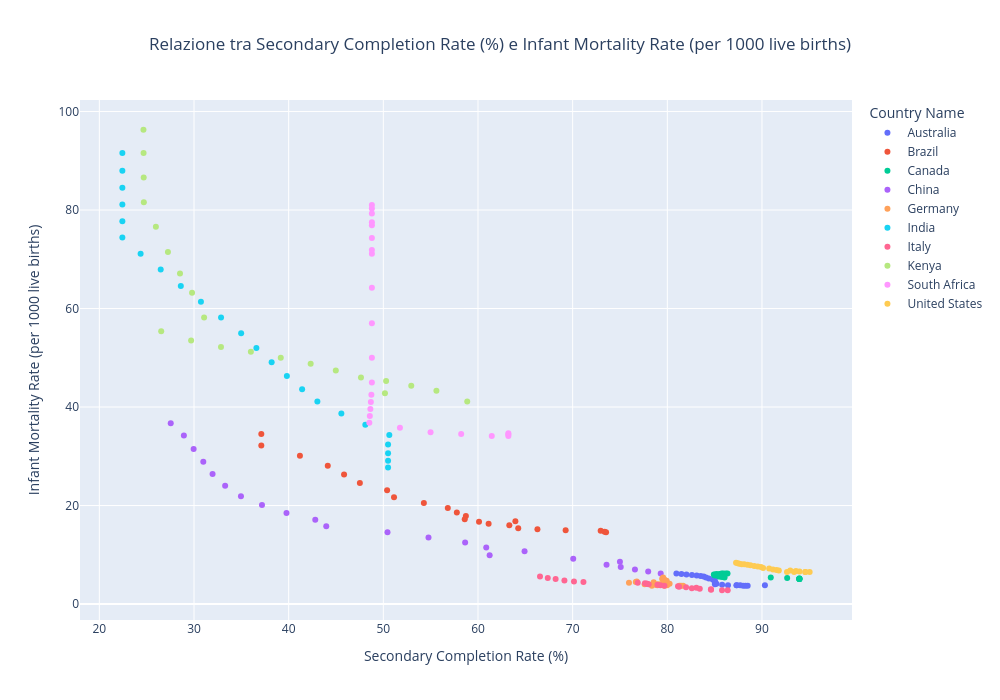

The code cell stored with this chart in its notebook:
### Code cell
# Relazione tra Secondary Completion e Infant Mortality
fig = plot_scatter_relationships(
    df,
    x_col='Secondary Completion Rate (%)',
    y_col='Infant Mortality Rate (per 1000 live births)',
    color_col='Country Name'
)
fig.show()

# Calcola correlazione (dovrebbe essere negativa)
corr = df['Secondary Completion Rate (%)'].corr(df['Infant Mortality Rate (per 1000 live births)'])
print(f"\nCorrelazione: {corr:.3f}")
print("(Correlazione negativa indica: più alta l'istruzione, più bassa la mortalità infantile)")

### Figure 1 — Plotly figure (JSON) as saved in the notebook; plotly's stock layout.template omitted (floating-point values rounded to 4 significant figures)
{"data": [{"customdata": [["Australia", 2000], ["Australia", 2001], ["Australia", 2002], ["Australia", 2003], ["Australia", 2004], ["Australia", 2005], ["Australia", 2006], ["Australia", 2007], ["Australia", 2008], ["Australia", 2009], ["Australia", 2010], ["Australia", 2011], ["Australia", 2012], ["Australia", 2013], ["Australia", 2014], ["Australia", 2015], ["Australia", 2016], ["Australia", 2017], ["Australia", 2018], ["Australia", 2019], ["Australia", 2020], ["Australia", 2021], ["Australia", 2022], ["Australia", 2023]], "hovertemplate": "Country Name=%{customdata[0]}<br>Secondary Completion Rate (%)=%{x}<br>Infant Mortality Rate (per 1000 live births)=%{y}<br>Year=%{customdata[1]}<extra></extra>", "legendgroup": "Australia", "marker": {"color": "#636efa", "symbol": "circle"}, "mode": "markers", "name": "Australia", "orientation": "v", "showlegend": true, "type": "scatter", "x": [80.96, 81.49, 82.02, 82.6, 83.1, 83.52, 83.84, 84.09, 84.39, 84.8, 85.02, 85.03, 85.02, 85.19, 85.03, 85.79, 87.3, 86.41, 90.31, 87.34, 87.7, 88.01, 88.25, 88.49], "xaxis": "x", "y": [6.2, 6.1, 6.0, 5.9, 5.8, 5.7, 5.6, 5.4, 5.2, 5.0, 4.8, 4.5, 4.3, 4.1, 4.0, 3.9, 3.8, 3.8, 3.8, 3.8, 3.8, 3.7, 3.7, 3.7], "yaxis": "y"}, {"customdata": [["Brazil", 2000], ["Brazil", 2001], ["Brazil", 2002], ["Brazil", 2003], ["Brazil", 2004], ["Brazil", 2005], ["Brazil", 2006], ["Brazil", 2007], ["Brazil", 2008], ["Brazil", 2009], ["Brazil", 2010], ["Brazil", 2011], ["Brazil", 2012], ["Brazil", 2013], ["Brazil", 2014], ["Brazil", 2015], ["Brazil", 2016], ["Brazil", 2017], ["Brazil", 2018], ["Brazil", 2019], ["Brazil", 2020], ["Brazil", 2021], ["Brazil", 2022]], "hovertemplate": "Country Name=%{customdata[0]}<br>Secondary Completion Rate (%)=%{x}<br>Infant Mortality Rate (per 1000 live births)=%{y}<br>Year=%{customdata[1]}<extra></extra>", "legendgroup": "Brazil", "marker": {"color": "#EF553B", "symbol": "circle"}, "mode": "markers", "name": "Brazil", "orientation": "v", "showlegend": true, "type": "scatter", "x": [37.11, 37.11, 41.19, 44.13, 45.85, 47.52, 50.4, 51.13, 54.28, 56.81, 57.77, 58.72, 58.6, 60.11, 61.12, 63.31, 63.95, 64.25, 66.28, 69.26, 72.96, 73.37, 73.53], "xaxis": "x", "y": [34.5, 32.2, 30.1, 28.1, 26.3, 24.6, 23.1, 21.7, 20.5, 19.5, 18.6, 17.9, 17.2, 16.7, 16.3, 16.0, 16.8, 15.4, 15.2, 15.0, 14.9, 14.7, 14.6], "yaxis": "y"}, {"customdata": [["Canada", 2000], ["Canada", 2001], ["Canada", 2002], ["Canada", 2003], ["Canada", 2004], ["Canada", 2005], ["Canada", 2006], ["Canada", 2007], ["Canada", 2008], ["Canada", 2009], ["Canada", 2010], ["Canada", 2011], ["Canada", 2012], ["Canada", 2013], ["Canada", 2014], ["Canada", 2015], ["Canada", 2016], ["Canada", 2017], ["Canada", 2018], ["Canada", 2019], ["Canada", 2020], ["Canada", 2021], ["Canada", 2022]], "hovertemplate": "Country Name=%{customdata[0]}<br>Secondary Completion Rate (%)=%{x}<br>Infant Mortality Rate (per 1000 live births)=%{y}<br>Year=%{customdata[1]}<extra></extra>", "legendgroup": "Canada", "marker": {"color": "#00cc96", "symbol": "circle"}, "mode": "markers", "name": "Canada", "orientation": "v", "showlegend": true, "type": "scatter", "x": [86.36, 86.18, 85.92, 85.74, 85.54, 85.23, 85.04, 84.92, 84.96, 85.03, 85.7, 85.44, 85.63, 85.79, 86.05, 90.93, 92.66, 93.95, 93.95, 93.95, 93.95, 93.95, 93.95], "xaxis": "x", "y": [6.2, 6.2, 6.2, 6.2, 6.1, 6.1, 6.0, 6.0, 5.9, 5.8, 5.7, 5.6, 5.6, 5.5, 5.4, 5.4, 5.3, 5.2, 5.2, 5.1, 5.1, 5.1, 5.1], "yaxis": "y"}, {"customdata": [["China", 2000], ["China", 2001], ["China", 2002], ["China", 2003], ["China", 2004], ["China", 2005], ["China", 2006], ["China", 2007], ["China", 2008], ["China", 2009], ["China", 2010], ["China", 2011], ["China", 2012], ["China", 2013], ["China", 2014], ["China", 2015], ["China", 2016], ["China", 2017], ["China", 2018], ["China", 2019], ["China", 2020], ["China", 2021], ["China", 2022], ["China", 2023]], "hovertemplate": "Country Name=%{customdata[0]}<br>Secondary Completion Rate (%)=%{x}<br>Infant Mortality Rate (per 1000 live births)=%{y}<br>Year=%{customdata[1]}<extra></extra>", "legendgroup": "China", "marker": {"color": "#ab63fa", "symbol": "circle"}, "mode": "markers", "name": "China", "orientation": "v", "showlegend": true, "type": "scatter", "x": [27.54, 28.93, 29.96, 30.98, 31.96, 33.29, 34.96, 37.18, 39.77, 42.81, 43.97, 50.44, 54.77, 58.64, 60.87, 64.92, 61.23, 70.06, 74.99, 73.58, 75.08, 76.58, 77.98, 79.3], "xaxis": "x", "y": [36.7, 34.2, 31.5, 28.9, 26.4, 24.0, 21.9, 20.1, 18.5, 17.1, 15.8, 14.6, 13.5, 12.5, 11.5, 10.7, 9.9, 9.2, 8.6, 8.0, 7.5, 7.0, 6.6, 6.2], "yaxis": "y"}, {"customdata": [["Germany", 2000], ["Germany", 2001], ["Germany", 2002], ["Germany", 2003], ["Germany", 2004], ["Germany", 2005], ["Germany", 2006], ["Germany", 2007], ["Germany", 2008], ["Germany", 2009], ["Germany", 2010], ["Germany", 2011], ["Germany", 2012], ["Germany", 2013], ["Germany", 2014], ["Germany", 2015], ["Germany", 2016], ["Germany", 2017], ["Germany", 2018], ["Germany", 2019], ["Germany", 2020], ["Germany", 2021], ["Germany", 2022], ["Germany", 2023]], "hovertemplate": "Country Name=%{customdata[0]}<br>Secondary Completion Rate (%)=%{x}<br>Infant Mortality Rate (per 1000 live births)=%{y}<br>Year=%{customdata[1]}<extra></extra>", "legendgroup": "Germany", "marker": {"color": "#FFA15A", "symbol": "circle"}, "mode": "markers", "name": "Germany", "orientation": "v", "showlegend": true, "type": "scatter", "x": [79.56, 79.49, 79.47, 79.67, 79.86, 79.94, 76.77, 76.67, 78.56, 75.95, 79.56, 80.24, 77.6, 78.98, 79.28, 78.76, 79.77, 79.98, 78.95, 79.69, 81.28, 78.37, 81.45, 81.67], "xaxis": "x", "y": [5.4, 5.2, 5.1, 5.0, 4.8, 4.7, 4.6, 4.5, 4.4, 4.3, 4.2, 4.1, 4.0, 4.0, 4.0, 3.9, 3.9, 3.8, 3.8, 3.7, 3.7, 3.7, 3.7, 3.7], "yaxis": "y"}, {"customdata": [["India", 2000], ["India", 2001], ["India", 2002], ["India", 2003], ["India", 2004], ["India", 2005], ["India", 2006], ["India", 2007], ["India", 2008], ["India", 2009], ["India", 2010], ["India", 2011], ["India", 2012], ["India", 2013], ["India", 2014], ["India", 2015], ["India", 2016], ["India", 2017], ["India", 2018], ["India", 2019], ["India", 2020], ["India", 2021], ["India", 2022], ["India", 2023]], "hovertemplate": "Country Name=%{customdata[0]}<br>Secondary Completion Rate (%)=%{x}<br>Infant Mortality Rate (per 1000 live births)=%{y}<br>Year=%{customdata[1]}<extra></extra>", "legendgroup": "India", "marker": {"color": "#19d3f3", "symbol": "circle"}, "mode": "markers", "name": "India", "orientation": "v", "showlegend": true, "type": "scatter", "x": [22.43, 22.43, 22.43, 22.43, 22.43, 22.43, 24.36, 26.48, 28.61, 30.73, 32.86, 34.98, 36.59, 38.2, 39.81, 41.42, 43.03, 45.57, 48.1, 50.63, 50.5, 50.5, 50.5, 50.5], "xaxis": "x", "y": [91.6, 88.0, 84.5, 81.1, 77.7, 74.4, 71.1, 67.9, 64.6, 61.4, 58.2, 55.0, 52.0, 49.1, 46.3, 43.6, 41.1, 38.7, 36.4, 34.3, 32.4, 30.6, 29.1, 27.7], "yaxis": "y"}, {"customdata": [["Italy", 2000], ["Italy", 2001], ["Italy", 2002], ["Italy", 2003], ["Italy", 2004], ["Italy", 2005], ["Italy", 2006], ["Italy", 2007], ["Italy", 2008], ["Italy", 2009], ["Italy", 2010], ["Italy", 2011], ["Italy", 2012], ["Italy", 2013], ["Italy", 2014], ["Italy", 2015], ["Italy", 2016], ["Italy", 2017], ["Italy", 2018], ["Italy", 2019], ["Italy", 2020], ["Italy", 2021], ["Italy", 2022], ["Italy", 2023]], "hovertemplate": "Country Name=%{customdata[0]}<br>Secondary Completion Rate (%)=%{x}<br>Infant Mortality Rate (per 1000 live births)=%{y}<br>Year=%{customdata[1]}<extra></extra>", "legendgroup": "Italy", "marker": {"color": "#FF6692", "symbol": "circle"}, "mode": "markers", "name": "Italy", "orientation": "v", "showlegend": true, "type": "scatter", "x": [66.55, 67.37, 68.2, 69.13, 70.14, 71.14, 76.88, 77.64, 77.85, 77.87, 78.03, 78.96, 79.27, 79.69, 81.13, 81.25, 81.98, 83.07, 82.59, 83.43, 84.61, 84.62, 85.78, 86.38], "xaxis": "x", "y": [5.6, 5.3, 5.1, 4.8, 4.6, 4.5, 4.3, 4.2, 4.1, 4.1, 4.0, 3.9, 3.8, 3.7, 3.6, 3.5, 3.4, 3.3, 3.2, 3.1, 3.0, 2.9, 2.8, 2.8], "yaxis": "y"}, {"customdata": [["Kenya", 2000], ["Kenya", 2001], ["Kenya", 2002], ["Kenya", 2003], ["Kenya", 2004], ["Kenya", 2005], ["Kenya", 2006], ["Kenya", 2007], ["Kenya", 2008], ["Kenya", 2009], ["Kenya", 2010], ["Kenya", 2011], ["Kenya", 2012], ["Kenya", 2013], ["Kenya", 2014], ["Kenya", 2015], ["Kenya", 2016], ["Kenya", 2017], ["Kenya", 2018], ["Kenya", 2019], ["Kenya", 2020], ["Kenya", 2022]], "hovertemplate": "Country Name=%{customdata[0]}<br>Secondary Completion Rate (%)=%{x}<br>Infant Mortality Rate (per 1000 live births)=%{y}<br>Year=%{customdata[1]}<extra></extra>", "legendgroup": "Kenya", "marker": {"color": "#B6E880", "symbol": "circle"}, "mode": "markers", "name": "Kenya", "orientation": "v", "showlegend": true, "type": "scatter", "x": [24.66, 24.67, 24.69, 24.7, 25.97, 27.25, 28.52, 29.79, 31.07, 26.53, 29.69, 32.85, 36.01, 39.17, 42.32, 44.98, 47.64, 50.29, 52.95, 55.61, 50.17, 58.86], "xaxis": "x", "y": [96.3, 91.6, 86.6, 81.6, 76.6, 71.5, 67.1, 63.2, 58.2, 55.4, 53.5, 52.2, 51.2, 50.0, 48.8, 47.4, 46.0, 45.3, 44.3, 43.3, 42.8, 41.1], "yaxis": "y"}, {"customdata": [["South Africa", 2000], ["South Africa", 2001], ["South Africa", 2002], ["South Africa", 2003], ["South Africa", 2004], ["South Africa", 2005], ["South Africa", 2006], ["South Africa", 2007], ["South Africa", 2008], ["South Africa", 2009], ["South Africa", 2010], ["South Africa", 2011], ["South Africa", 2012], ["South Africa", 2013], ["South Africa", 2014], ["South Africa", 2015], ["South Africa", 2016], ["South Africa", 2017], ["South Africa", 2018], ["South Africa", 2019], ["South Africa", 2020], ["South Africa", 2021], ["South Africa", 2022], ["South Africa", 2023]], "hovertemplate": "Country Name=%{customdata[0]}<br>Secondary Completion Rate (%)=%{x}<br>Infant Mortality Rate (per 1000 live births)=%{y}<br>Year=%{customdata[1]}<extra></extra>", "legendgroup": "South Africa", "marker": {"color": "#FF97FF", "symbol": "circle"}, "mode": "markers", "name": "South Africa", "orientation": "v", "showlegend": true, "type": "scatter", "x": [48.79, 48.79, 48.79, 48.79, 48.79, 48.79, 48.79, 48.79, 48.79, 48.79, 48.79, 48.79, 48.74, 48.68, 48.63, 48.57, 48.52, 51.75, 54.99, 58.22, 61.46, 63.21, 63.21, 63.21], "xaxis": "x", "y": [71.1, 74.3, 76.9, 79.3, 81.0, 80.3, 77.5, 71.9, 64.2, 57.0, 50.0, 45.0, 42.5, 41.0, 39.6, 38.2, 36.8, 35.8, 34.9, 34.5, 34.1, 34.1, 34.4, 34.7], "yaxis": "y"}, {"customdata": [["United States", 2000], ["United States", 2001], ["United States", 2002], ["United States", 2003], ["United States", 2004], ["United States", 2005], ["United States", 2006], ["United States", 2007], ["United States", 2008], ["United States", 2009], ["United States", 2010], ["United States", 2011], ["United States", 2012], ["United States", 2013], ["United States", 2014], ["United States", 2015], ["United States", 2016], ["United States", 2017], ["United States", 2018], ["United States", 2019], ["United States", 2020], ["United States", 2021], ["United States", 2022]], "hovertemplate": "Country Name=%{customdata[0]}<br>Secondary Completion Rate (%)=%{x}<br>Infant Mortality Rate (per 1000 live births)=%{y}<br>Year=%{customdata[1]}<extra></extra>", "legendgroup": "United States", "marker": {"color": "#FECB52", "symbol": "circle"}, "mode": "markers", "name": "United States", "orientation": "v", "showlegend": true, "type": "scatter", "x": [87.26, 87.44, 87.62, 87.86, 88.13, 88.46, 88.78, 89.18, 89.55, 89.9, 90.12, 90.76, 91.16, 91.53, 91.78, 92.99, 93.59, 93.96, 92.64, 93.4, 95.04, 94.58, 94.58], "xaxis": "x", "y": [8.4, 8.3, 8.2, 8.1, 8.1, 8.0, 7.9, 7.7, 7.6, 7.5, 7.3, 7.2, 7.0, 6.9, 6.8, 6.8, 6.7, 6.6, 6.5, 6.5, 6.5, 6.5, 6.5], "yaxis": "y"}], "layout": {"height": 700, "legend": {"title": {"text": "Country Name"}, "tracegroupgap": 0}, "title": {"text": "Relazione tra Secondary Completion Rate (%) e Infant Mortality Rate (per 1000 live births)", "x": 0.5}, "width": 1000, "xaxis": {"anchor": "y", "domain": [0, 1], "title": {"text": "Secondary Completion Rate (%)"}}, "yaxis": {"anchor": "x", "domain": [0, 1], "title": {"text": "Infant Mortality Rate (per 1000 live births)"}}}}
